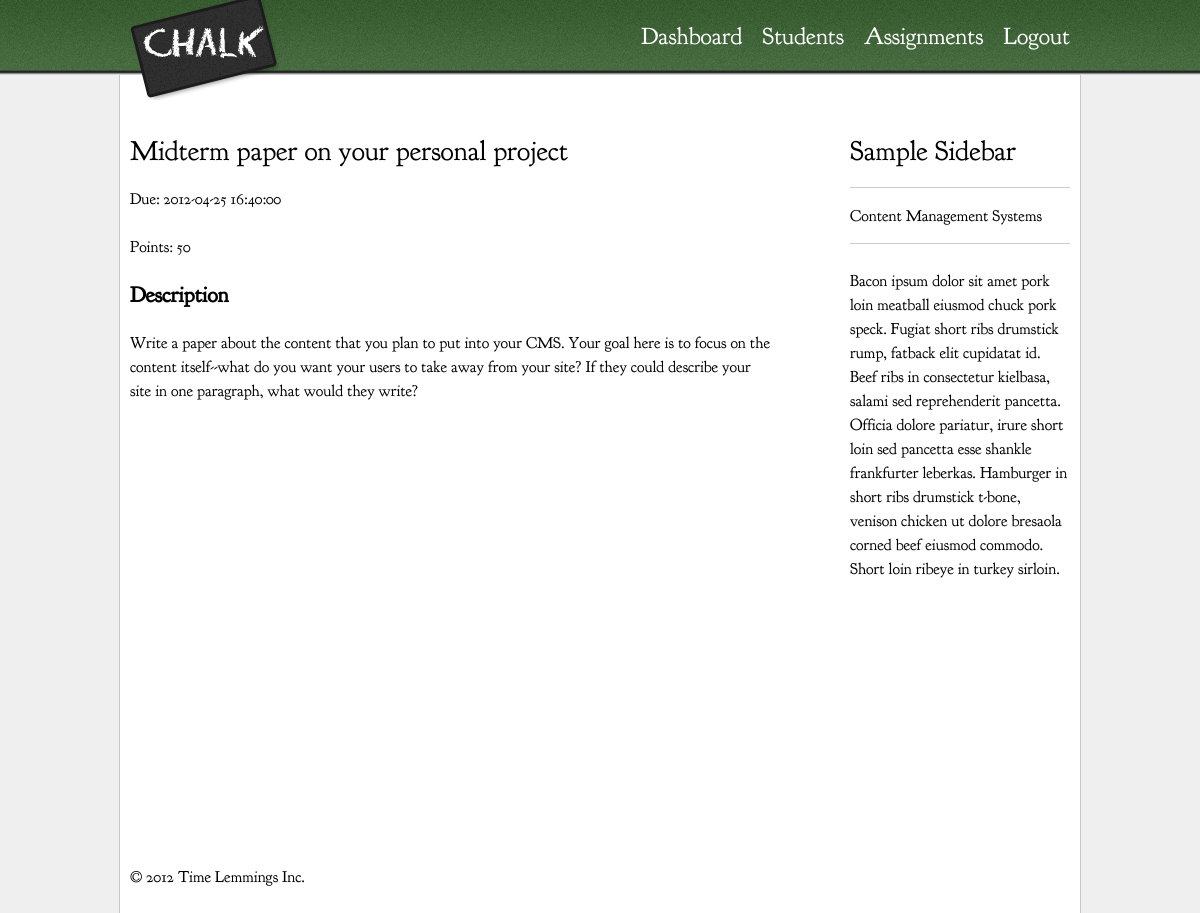
Screenshot of /index.php/assignments/viewAssignment/2 (signed in) with the database file from the repository.
### tables this page shows
CREATE TABLE `assignments`(
	`assignmentID` int(10) unsigned NOT NULL auto_increment PRIMARY KEY,
	`dueDate` datetime NOT NULL,
	`setDate` datetime NOT NULL,
	`title` varchar(75) NOT NULL,
	`information` text, 
	`maxPoints` double
);

### application/controllers/assignments.php (called while the page is built, shortened)
<?php if ( ! defined('BASEPATH')) exit('No direct script access allowed');
class Assignments extends MY_Controller {
	public function __construct(){
		$this->load->model('Assignments_model');
	}
	public function viewAssignment(){
		$id = $this->uri->segment(3);
		$row = $this->Assignments_model->getAssignment($id);
		$this->load->view('assignment_details', $row);
	}
}

### public_html/index.php (called while the page is built, shortened)
<?php
require_once BASEPATH.'core/CodeIgniter.php';

### application/models/assignments_model.php (called while the page is built, shortened)
<?php
class Assignments_model extends CI_Model{
	function getAssignment($assID){
		$query = $this->db->where('assignmentID',$assID)->limit(1)->get('assignments');
		return $query->row();
	}
}
?>

### application/views/assignment_details.php (the view, shortened to what this page needs)
<div role="main" id="main">
	<h2><?php echo $title; ?></h2>
        <p>Due: <?php echo $dueDate; ?></p>
        <p>Points: <?php echo $maxPoints; ?></p>
        <h3>Description</h3>
        <p><?php echo $information; ?></p>
</div>

### public_html/css/style.css (style rules this page uses)
html { font-size: 100%; -webkit-text-size-adjust: 100%; -ms-text-size-adjust: 100%; }
html, button, input, select, textarea { font-family: sans-serif; color: #222; }
body { margin: 0; font-size: 1em; line-height: 1.4; }
a { color: #00e; }
a:link { color: #234c19; }
body { background-color: #efefef; color: #000; font-family: "Goudy Bookletter", serif; }
h2 { font-size: 1.75em; margin: .85714em 0; line-height: .85714em; font-weight: normal; }
h3 { font-size: 1.375em; margin: 1.090909em 0; line-height: 1.090909em; }
p { font-size: 1em; margin: 1.5em 0; line-height: 1.5em; }
#main { width: 68.085%; min-height: 750px; float: left; }
#navigation a { color: #fff; text-decoration: none; }

### rows the page displays
assignments: title "Midterm paper on your personal project", dueDate "2012-04-25 16:40:00", maxPoints "50", information "Write a paper about the content that you plan to put into your CMS. Your goal here is to focus on the content itself--what do you want your users to take away from your site? If they could describe your site in one paragraph, what would they write?"

### other values shown
anchor('dashboard', 'Dashboard', 'title="Dashboard"') "Dashboard"
anchor('users/viewAll', 'Students', 'title="Students"') "Students"
anchor('admin/logout', 'Logout', 'title="Logout"') "Logout"
